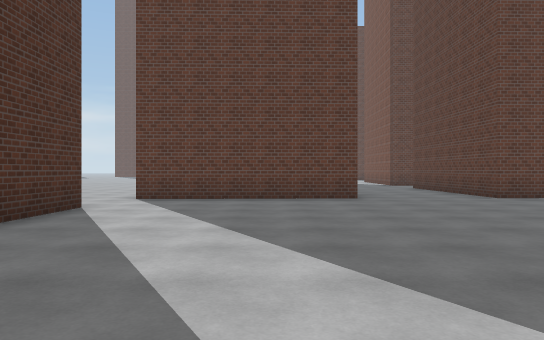
view 1 (above)

21 first-person views from a walk through a scene from a Unity 3-D project. The camera is 1.3 m above the floor, looks level and sees 70° across. The floor is counted in squares, 2 m on a side. Each view is taken from the middle of a square. On the plan, view 1 faces up. The plan holds only what a view shows up to about 11 squares ahead; the rest is blank. The place goes on beyond the plan. Some animated figures are not drawn. Surface patterns are stand-ins for the level's own textures.

view 2
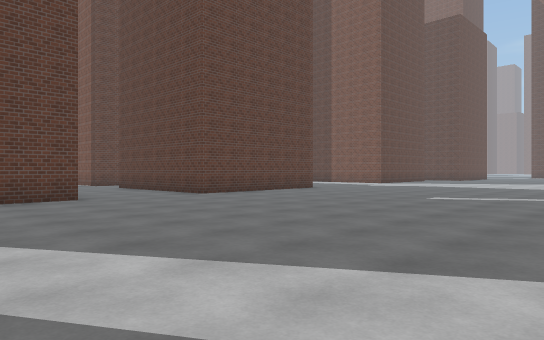

view 3
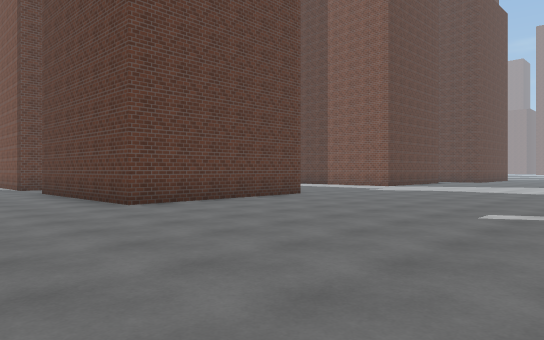

view 4
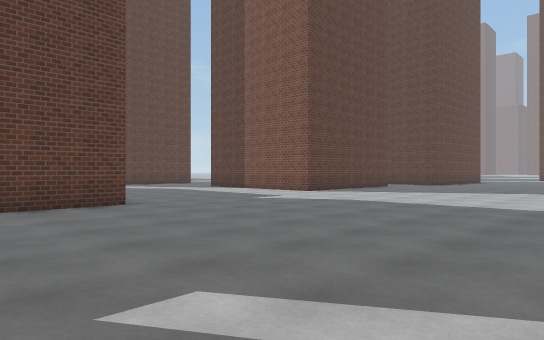

view 5
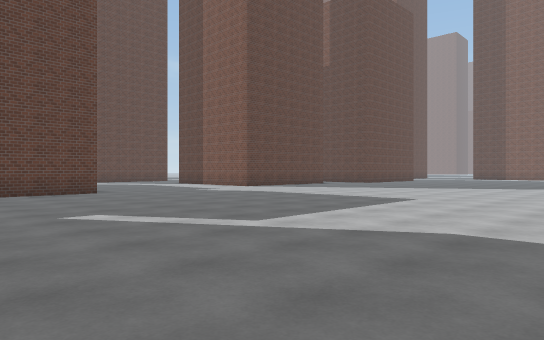

view 6
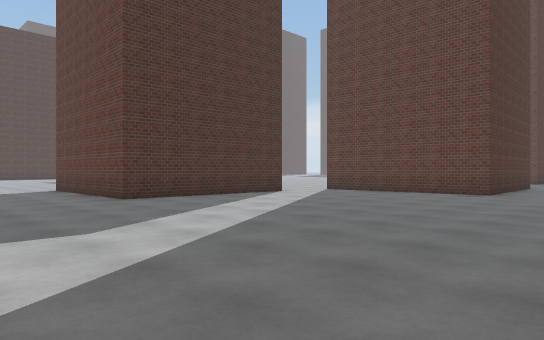

view 7
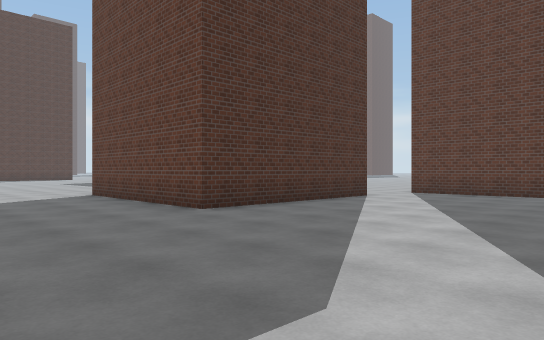

view 8
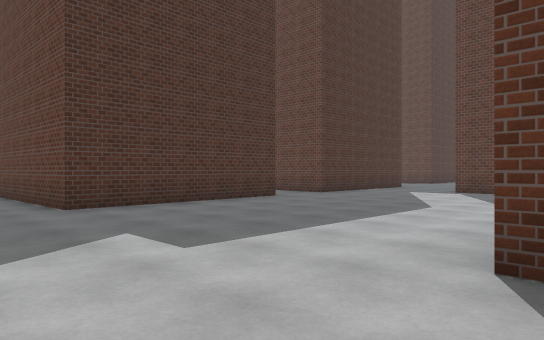

view 9
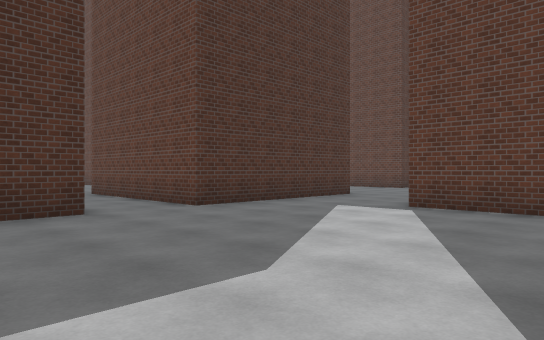

view 10
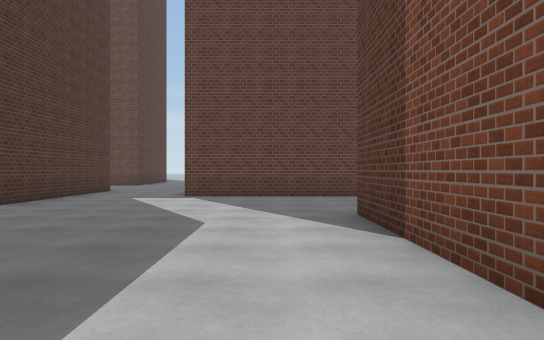

view 11
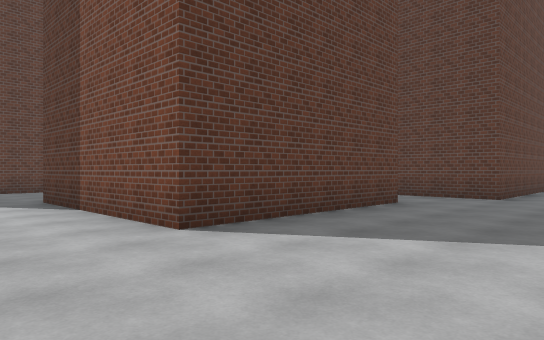

view 12
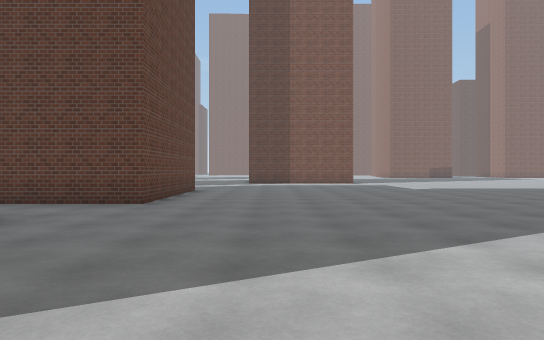

view 13
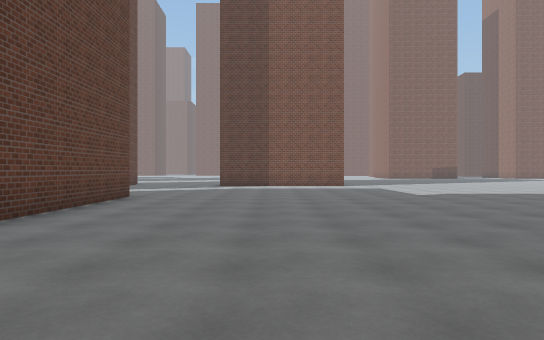

view 14
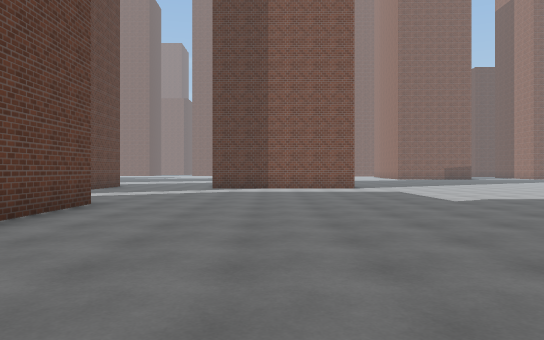

view 15
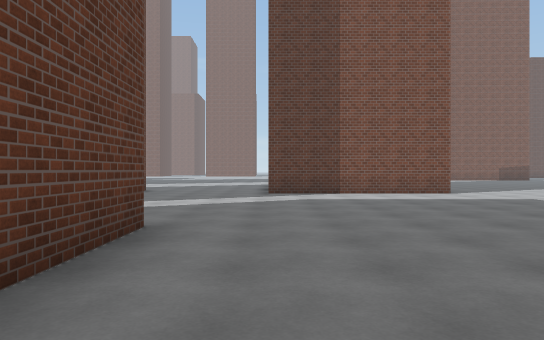

view 16
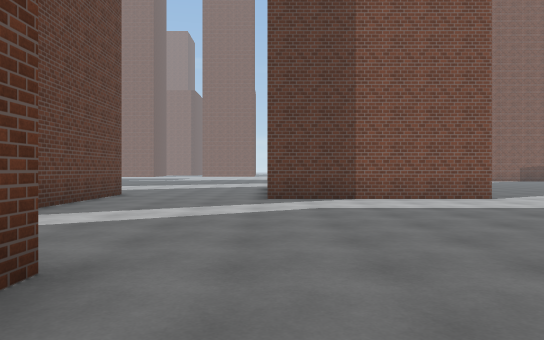

view 17
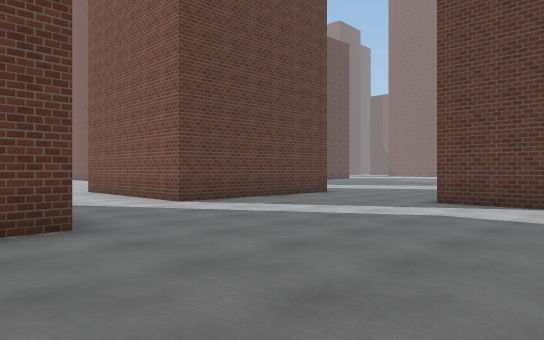

view 18
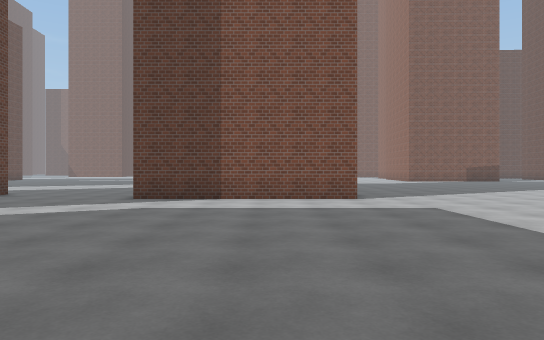

view 19
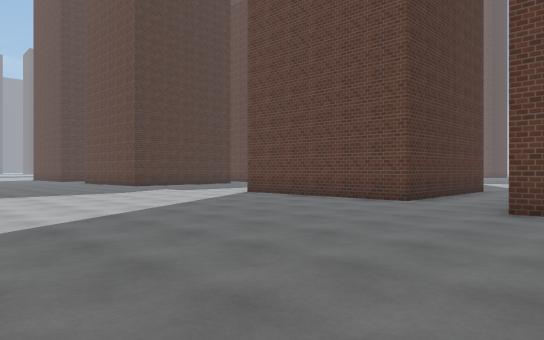

view 20
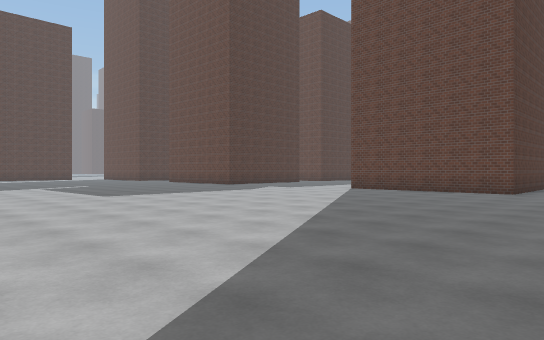

view 21
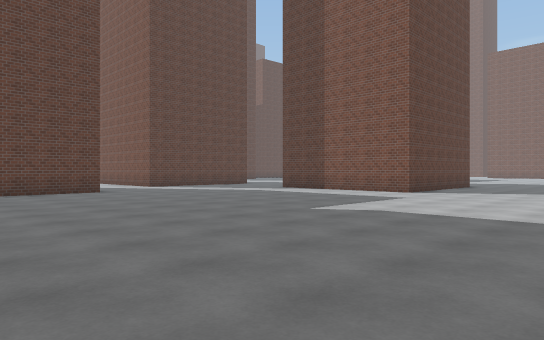

### Floor plan
Points are (right, up) in squares from view 1. A wall is a line through its corners. A room is listed if a view was taken in it or the views show most of it. See-through windows are left out.
Room 1 (views 1, 2, 3, 4, 5, 6, 7, 8, 9, 10, 11, 12, 13, 14, 15, 16, 17, 18, 19, 20, 21)
walls: (21.3, 13.8) (21.3, 9.7) (16.3, 9.7) (16.3, 14.7); (10.1, 14.1) (10.2, 9.1) (5.2, 8.9) (5.1, 12.5); (28.5, 8.5) (23.4, 8.5) (23.4, 11.3); (15.5, 18.6) (12.8, 18.6); (1.9, 10.5) (2, 8.8) (-3.1, 8.7); (9.9, 21.1) (10, 16) (5.1, 16); (34.7, 2) (34.7, 7.1); (-3.3, 6.8) (-3.4, 1.7) (-8.4, 1.8); (36.4, 11) (31.3, 11) (31.3, 15.3)
ways out: opening at (-3.5, 7.5); opening at (4, 12.7); opening at (11.5, 21.5); opening at (15.2, 16.5); opening at (22.5, 13.5); opening at (30, 13.7)

Where each view was taken, in squares from view 1:
view 1: 0 up, 0 right, facing up
view 2: 0 up, 1 left, facing up-right
view 3: 2 up, 2 right, facing up-right
view 4: 2 up, 7 right, facing up-right
view 5: 2 down, 6 right, facing up-right
view 6: 2 down, 5 right, facing up-left
view 7: 2 down, 2 right, facing up-left
view 8: 7 up, 17 right, facing up-left
view 9: 12 up, 16 right, facing up-left
view 10: 9 up, 15 right, facing up
view 11: 6 up, 14 right, facing up-right
view 12: 6 up, 16 right, facing right
view 13: 5 up, 19 right, facing right
view 14: 5 up, 21 right, facing right
view 15: 7 up, 24 right, facing right
view 16: 7 up, 26 right, facing right
view 17: 4 up, 27 right, facing up-right
view 18: 4 up, 26 right, facing right
view 19: 2 up, 25 right, facing up-left
view 20: 2 down, 24 right, facing up-left
view 21: 3 down, 24 right, facing up-right
